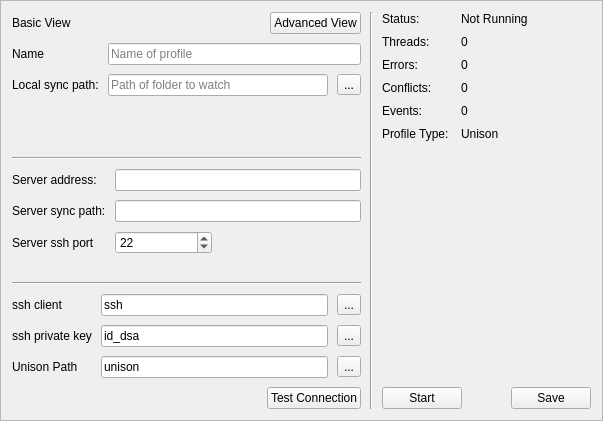
<?xml version="1.0" encoding="UTF-8"?>
<ui version="4.0">
 <class>Frame</class>
 <widget class="QFrame" name="Frame">
  <property name="geometry">
   <rect>
    <x>0</x>
    <y>0</y>
    <width>603</width>
    <height>421</height>
   </rect>
  </property>
  <property name="sizePolicy">
   <sizepolicy hsizetype="Expanding" vsizetype="Expanding">
    <horstretch>0</horstretch>
    <verstretch>0</verstretch>
   </sizepolicy>
  </property>
  <property name="windowTitle">
   <string>Frame</string>
  </property>
  <property name="frameShape">
   <enum>QFrame::StyledPanel</enum>
  </property>
  <property name="frameShadow">
   <enum>QFrame::Raised</enum>
  </property>
  <layout class="QVBoxLayout" name="verticalLayout_2">
   <item>
    <layout class="QHBoxLayout" name="horizontalLayout_9">
     <property name="spacing">
      <number>9</number>
     </property>
     <property name="leftMargin">
      <number>0</number>
     </property>
     <property name="rightMargin">
      <number>0</number>
     </property>
     <item>
      <layout class="QVBoxLayout" name="verticalLayout">
       <item>
        <layout class="QHBoxLayout" name="horizontalLayout_7">
         <property name="topMargin">
          <number>0</number>
         </property>
         <item>
          <widget class="QLabel" name="label_22">
           <property name="text">
            <string>Basic View</string>
           </property>
          </widget>
         </item>
         <item>
          <spacer name="horizontalSpacer_2">
           <property name="orientation">
            <enum>Qt::Horizontal</enum>
           </property>
           <property name="sizeType">
            <enum>QSizePolicy::MinimumExpanding</enum>
           </property>
           <property name="sizeHint" stdset="0">
            <size>
             <width>40</width>
             <height>20</height>
            </size>
           </property>
          </spacer>
         </item>
         <item>
          <widget class="QPushButton" name="pushButton_2">
           <property name="text">
            <string>Advanced View</string>
           </property>
          </widget>
         </item>
        </layout>
       </item>
       <item>
        <layout class="QFormLayout" name="formLayout">
         <property name="fieldGrowthPolicy">
          <enum>QFormLayout::AllNonFixedFieldsGrow</enum>
         </property>
         <item row="0" column="0">
          <widget class="QLabel" name="label">
           <property name="text">
            <string>Name</string>
           </property>
          </widget>
         </item>
         <item row="0" column="1">
          <widget class="QLineEdit" name="lineEdit_2">
           <property name="placeholderText">
            <string>Name of profile</string>
           </property>
          </widget>
         </item>
         <item row="1" column="0">
          <widget class="QLabel" name="label_3">
           <property name="text">
            <string>Local sync path:</string>
           </property>
          </widget>
         </item>
         <item row="1" column="1">
          <layout class="QHBoxLayout" name="horizontalLayout_2">
           <property name="sizeConstraint">
            <enum>QLayout::SetFixedSize</enum>
           </property>
           <item>
            <widget class="QLineEdit" name="lineEdit">
             <property name="sizePolicy">
              <sizepolicy hsizetype="MinimumExpanding" vsizetype="Fixed">
               <horstretch>0</horstretch>
               <verstretch>0</verstretch>
              </sizepolicy>
             </property>
             <property name="minimumSize">
              <size>
               <width>176</width>
               <height>0</height>
              </size>
             </property>
             <property name="placeholderText">
              <string>Path of folder to watch</string>
             </property>
            </widget>
           </item>
           <item>
            <widget class="QToolButton" name="toolButton_2">
             <property name="text">
              <string>...</string>
             </property>
            </widget>
           </item>
          </layout>
         </item>
        </layout>
       </item>
       <item>
        <widget class="Line" name="line">
         <property name="orientation">
          <enum>Qt::Horizontal</enum>
         </property>
        </widget>
       </item>
       <item>
        <layout class="QFormLayout" name="formLayout_3">
         <property name="fieldGrowthPolicy">
          <enum>QFormLayout::AllNonFixedFieldsGrow</enum>
         </property>
         <item row="0" column="0">
          <widget class="QLabel" name="label_8">
           <property name="text">
            <string>Server address:</string>
           </property>
          </widget>
         </item>
         <item row="0" column="1">
          <widget class="QLineEdit" name="lineEdit_3"/>
         </item>
         <item row="1" column="0">
          <widget class="QLabel" name="label_2">
           <property name="text">
            <string>Server sync path:</string>
           </property>
          </widget>
         </item>
         <item row="1" column="1">
          <widget class="QLineEdit" name="lineEdit_7"/>
         </item>
         <item row="2" column="0">
          <widget class="QLabel" name="label_7">
           <property name="text">
            <string>Server ssh port</string>
           </property>
          </widget>
         </item>
         <item row="2" column="1">
          <layout class="QHBoxLayout" name="horizontalLayout">
           <item>
            <widget class="QSpinBox" name="spinBox">
             <property name="minimumSize">
              <size>
               <width>97</width>
               <height>0</height>
              </size>
             </property>
             <property name="maximum">
              <number>65535</number>
             </property>
             <property name="value">
              <number>22</number>
             </property>
            </widget>
           </item>
           <item>
            <spacer name="horizontalSpacer">
             <property name="orientation">
              <enum>Qt::Horizontal</enum>
             </property>
             <property name="sizeType">
              <enum>QSizePolicy::MinimumExpanding</enum>
             </property>
             <property name="sizeHint" stdset="0">
              <size>
               <width>40</width>
               <height>20</height>
              </size>
             </property>
            </spacer>
           </item>
          </layout>
         </item>
        </layout>
       </item>
       <item>
        <widget class="Line" name="line_3">
         <property name="orientation">
          <enum>Qt::Horizontal</enum>
         </property>
        </widget>
       </item>
       <item>
        <layout class="QFormLayout" name="formLayout_5">
         <property name="fieldGrowthPolicy">
          <enum>QFormLayout::AllNonFixedFieldsGrow</enum>
         </property>
         <item row="0" column="0">
          <widget class="QLabel" name="label_6">
           <property name="text">
            <string>ssh client</string>
           </property>
          </widget>
         </item>
         <item row="0" column="1">
          <layout class="QHBoxLayout" name="horizontalLayout_5">
           <property name="sizeConstraint">
            <enum>QLayout::SetFixedSize</enum>
           </property>
           <item>
            <widget class="QLineEdit" name="lineEdit_6">
             <property name="sizePolicy">
              <sizepolicy hsizetype="MinimumExpanding" vsizetype="Fixed">
               <horstretch>0</horstretch>
               <verstretch>0</verstretch>
              </sizepolicy>
             </property>
             <property name="minimumSize">
              <size>
               <width>176</width>
               <height>0</height>
              </size>
             </property>
             <property name="text">
              <string>ssh</string>
             </property>
             <property name="placeholderText">
              <string>Path to ssh client executable</string>
             </property>
            </widget>
           </item>
           <item>
            <widget class="QToolButton" name="toolButton_5">
             <property name="text">
              <string>...</string>
             </property>
            </widget>
           </item>
          </layout>
         </item>
         <item row="1" column="0">
          <widget class="QLabel" name="label_5">
           <property name="text">
            <string>ssh private key</string>
           </property>
          </widget>
         </item>
         <item row="1" column="1">
          <layout class="QHBoxLayout" name="horizontalLayout_4">
           <property name="sizeConstraint">
            <enum>QLayout::SetFixedSize</enum>
           </property>
           <item>
            <widget class="QLineEdit" name="lineEdit_5">
             <property name="sizePolicy">
              <sizepolicy hsizetype="MinimumExpanding" vsizetype="Fixed">
               <horstretch>0</horstretch>
               <verstretch>0</verstretch>
              </sizepolicy>
             </property>
             <property name="minimumSize">
              <size>
               <width>176</width>
               <height>0</height>
              </size>
             </property>
             <property name="text">
              <string>id_dsa</string>
             </property>
             <property name="placeholderText">
              <string>Path of auth key</string>
             </property>
            </widget>
           </item>
           <item>
            <widget class="QToolButton" name="toolButton_4">
             <property name="text">
              <string>...</string>
             </property>
            </widget>
           </item>
          </layout>
         </item>
         <item row="2" column="0">
          <widget class="QLabel" name="label_4">
           <property name="text">
            <string>Unison Path</string>
           </property>
          </widget>
         </item>
         <item row="2" column="1">
          <layout class="QHBoxLayout" name="horizontalLayout_3">
           <property name="sizeConstraint">
            <enum>QLayout::SetFixedSize</enum>
           </property>
           <item>
            <widget class="QLineEdit" name="lineEdit_4">
             <property name="sizePolicy">
              <sizepolicy hsizetype="MinimumExpanding" vsizetype="Fixed">
               <horstretch>0</horstretch>
               <verstretch>0</verstretch>
              </sizepolicy>
             </property>
             <property name="minimumSize">
              <size>
               <width>176</width>
               <height>0</height>
              </size>
             </property>
             <property name="text">
              <string>unison</string>
             </property>
             <property name="placeholderText">
              <string>Path to unison executable</string>
             </property>
            </widget>
           </item>
           <item>
            <widget class="QToolButton" name="toolButton_3">
             <property name="text">
              <string>...</string>
             </property>
            </widget>
           </item>
          </layout>
         </item>
         <item row="3" column="1">
          <layout class="QHBoxLayout" name="horizontalLayout_11">
           <item>
            <spacer name="horizontalSpacer_4">
             <property name="orientation">
              <enum>Qt::Horizontal</enum>
             </property>
             <property name="sizeHint" stdset="0">
              <size>
               <width>40</width>
               <height>20</height>
              </size>
             </property>
            </spacer>
           </item>
           <item>
            <widget class="QPushButton" name="pushButton_3">
             <property name="text">
              <string>Test Connection</string>
             </property>
            </widget>
           </item>
          </layout>
         </item>
        </layout>
       </item>
      </layout>
     </item>
     <item>
      <widget class="Line" name="line_2">
       <property name="orientation">
        <enum>Qt::Vertical</enum>
       </property>
      </widget>
     </item>
     <item>
      <layout class="QVBoxLayout" name="verticalLayout_4">
       <property name="sizeConstraint">
        <enum>QLayout::SetFixedSize</enum>
       </property>
       <item>
        <layout class="QVBoxLayout" name="verticalLayout_3">
         <item>
          <layout class="QFormLayout" name="formLayout_4">
           <item row="0" column="0">
            <widget class="QLabel" name="label_12">
             <property name="text">
              <string>Status:</string>
             </property>
            </widget>
           </item>
           <item row="2" column="0">
            <widget class="QLabel" name="label_13">
             <property name="text">
              <string>Errors:</string>
             </property>
            </widget>
           </item>
           <item row="3" column="0">
            <widget class="QLabel" name="label_14">
             <property name="text">
              <string>Conflicts:</string>
             </property>
            </widget>
           </item>
           <item row="4" column="0">
            <widget class="QLabel" name="label_15">
             <property name="text">
              <string>Events:</string>
             </property>
            </widget>
           </item>
           <item row="4" column="1">
            <widget class="QLabel" name="label_16">
             <property name="text">
              <string>0</string>
             </property>
            </widget>
           </item>
           <item row="3" column="1">
            <widget class="QLabel" name="label_17">
             <property name="text">
              <string>0</string>
             </property>
            </widget>
           </item>
           <item row="2" column="1">
            <widget class="QLabel" name="label_18">
             <property name="text">
              <string>0</string>
             </property>
            </widget>
           </item>
           <item row="0" column="1">
            <widget class="QLabel" name="label_19">
             <property name="text">
              <string>Not Running</string>
             </property>
            </widget>
           </item>
           <item row="5" column="0">
            <widget class="QLabel" name="label_20">
             <property name="text">
              <string>Profile Type: </string>
             </property>
            </widget>
           </item>
           <item row="5" column="1">
            <widget class="QLabel" name="label_21">
             <property name="text">
              <string>Unison</string>
             </property>
            </widget>
           </item>
           <item row="1" column="0">
            <widget class="QLabel" name="label_11">
             <property name="text">
              <string>Threads:</string>
             </property>
            </widget>
           </item>
           <item row="1" column="1">
            <widget class="QLabel" name="label_24">
             <property name="text">
              <string>0</string>
             </property>
            </widget>
           </item>
          </layout>
         </item>
        </layout>
       </item>
       <item>
        <layout class="QHBoxLayout" name="horizontalLayout_8"/>
       </item>
       <item>
        <spacer name="verticalSpacer">
         <property name="orientation">
          <enum>Qt::Vertical</enum>
         </property>
         <property name="sizeHint" stdset="0">
          <size>
           <width>20</width>
           <height>40</height>
          </size>
         </property>
        </spacer>
       </item>
       <item>
        <layout class="QHBoxLayout" name="horizontalLayout_6">
         <item>
          <widget class="QPushButton" name="pushButton_5">
           <property name="text">
            <string>Start</string>
           </property>
          </widget>
         </item>
         <item>
          <spacer name="horizontalSpacer_3">
           <property name="orientation">
            <enum>Qt::Horizontal</enum>
           </property>
           <property name="sizeType">
            <enum>QSizePolicy::Fixed</enum>
           </property>
           <property name="sizeHint" stdset="0">
            <size>
             <width>40</width>
             <height>20</height>
            </size>
           </property>
          </spacer>
         </item>
         <item>
          <widget class="QPushButton" name="pushButton_7">
           <property name="text">
            <string>Save</string>
           </property>
          </widget>
         </item>
        </layout>
       </item>
      </layout>
     </item>
    </layout>
   </item>
  </layout>
 </widget>
 <resources/>
 <connections/>
</ui>
